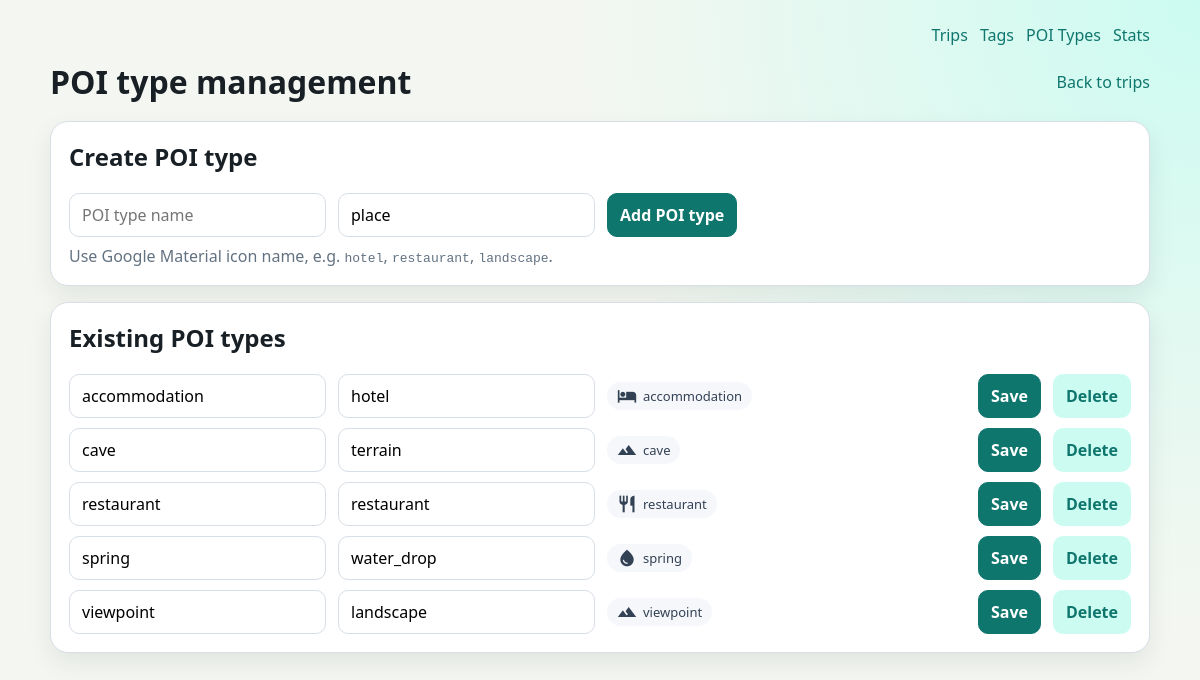
Screenshot of /frontend/poi-types with the database file from the repository.
### database/models.py (models this page shows)
class DatabaseModels(DeclarativeBase):
    pass

class POIType(DatabaseModels):
    __tablename__ = "poi_types"
    id = Column(Integer, primary_key=True)
    name = Column(String, unique=True, nullable=False)
    material_icon_name = Column(String, nullable=False, default="place")
    items = relationship("Item", back_populates="poi_type")
    route_markers = relationship("RouteMarker", back_populates="poi_type")

### routers/frontend.py (the view)
@frontend_router.get("/frontend/poi-types")
async def poi_types_page(request: Request, db: AsyncSession = Depends(get_db)):
    result = await db.execute(select(POIType).order_by(POIType.name.asc()))
    poi_types = result.scalars().all()
    return templates.TemplateResponse(
        "poi_types/index.html",
        {"request": request, "poi_types": poi_types},
    )

### templates/poi_types/index.html (shortened to what this page needs)
{% extends "base.html" %}
{% block content %}
<div class="row" style="justify-content: space-between; margin-bottom: 18px;">
    <h1 style="margin: 0;">POI type management</h1>
    <a href="/frontend/trips">Back to trips</a>
</div>
<section class="card">
    <h2 style="margin-top: 0;">Create POI type</h2>
    <form method="post" action="/frontend/poi-types" class="row">
        <input type="text" name="name" placeholder="POI type name" required>
        <input type="text" name="material_icon_name" value="place" placeholder="Material icon name" required>
        <button type="submit">Add POI type</button>
    </form>
    <p class="muted" style="margin: 8px 0 0 0;">
        Use Google Material icon name, e.g. <code>hotel</code>, <code>restaurant</code>, <code>landscape</code>.
    </p>
</section>
<section class="card">
    <h2 style="margin-top: 0;">Existing POI types</h2>
    {% if poi_types %}
    <div style="display: grid; gap: 10px;">
        {% for poi_type in poi_types %}
        <form method="post" action="/frontend/poi-types/{{ poi_type.id }}/edit" class="row" style="justify-content: space-between;">
            <div class="row">
                <input type="text" name="name" value="{{ poi_type.name }}" required>
                <input type="text" name="material_icon_name" value="{{ poi_type.material_icon_name }}" required>
                <span class="chip">
                    <span class="material-icons">{{ poi_type.material_icon_name }}</span>{{ poi_type.name }}
                </span>
            </div>
            <div class="row">
                <button type="submit">Save</button>
                <button
                    type="submit"
                    formaction="/frontend/poi-types/{{ poi_type.id }}/delete"
                    formmethod="post"
                    onclick="return confirm('Delete POI type {{ poi_type.name }}?');"
                    class="ghost-btn"
                >
                    Delete
                </button>
            </div>
        </form>
        {% endfor %}
    </div>
    {% else %}
    <p class="muted" style="margin: 0;">No POI types yet.</p>
    {% endif %}
</section>
{% endblock %}

### templates/base.html (style rules this page uses)
:root { --bg: #f4f7f1; --panel: #ffffff; --text: #182026; --muted: #637282; --accent: #0f766e; --accent-soft: #ccfbf1; --border: #d7dee6; --shadow: 0 10px 24px rgba(15, 23, 42, 0.08); }
body { margin: 0; font-family: "Segoe UI", Tahoma, Geneva, Verdana, sans-serif; background: radial-gradient(circle at 100% 0%, #ccfbf1, #f4f7f1 45%); color: var(--text); }
.card { background: var(--panel); border: 1px solid var(--border); border-radius: 18px; padding: 18px; margin-bottom: 16px; box-shadow: var(--shadow); }
.row { display: flex; flex-wrap: wrap; gap: 12px; align-items: center; }
.material-icons { font-size: 20px; vertical-align: middle; line-height: 1; }
a { color: var(--accent); text-decoration: none; }
.muted { color: var(--muted); }
input, button, select, textarea { font: inherit; border-radius: 10px; border: 1px solid var(--border); padding: 10px 12px; background: #fff; }
button { background: var(--accent); border-color: var(--accent); color: #ffffff; cursor: pointer; font-weight: 600; }
.ghost-btn { background: var(--accent-soft); color: var(--accent); border-color: transparent; }
.chip { display: inline-flex; align-items: center; gap: 6px; border-radius: 999px; padding: 4px 10px; background: #f5f7fb; color: #334155; font-size: 13px; }

### rows the page displays
POIType: name "accommodation", material_icon_name "hotel"
POIType: name "cave", material_icon_name "terrain"
POIType: name "restaurant", material_icon_name "restaurant"
POIType: name "spring", material_icon_name "water_drop"
POIType: name "viewpoint", material_icon_name "landscape"
